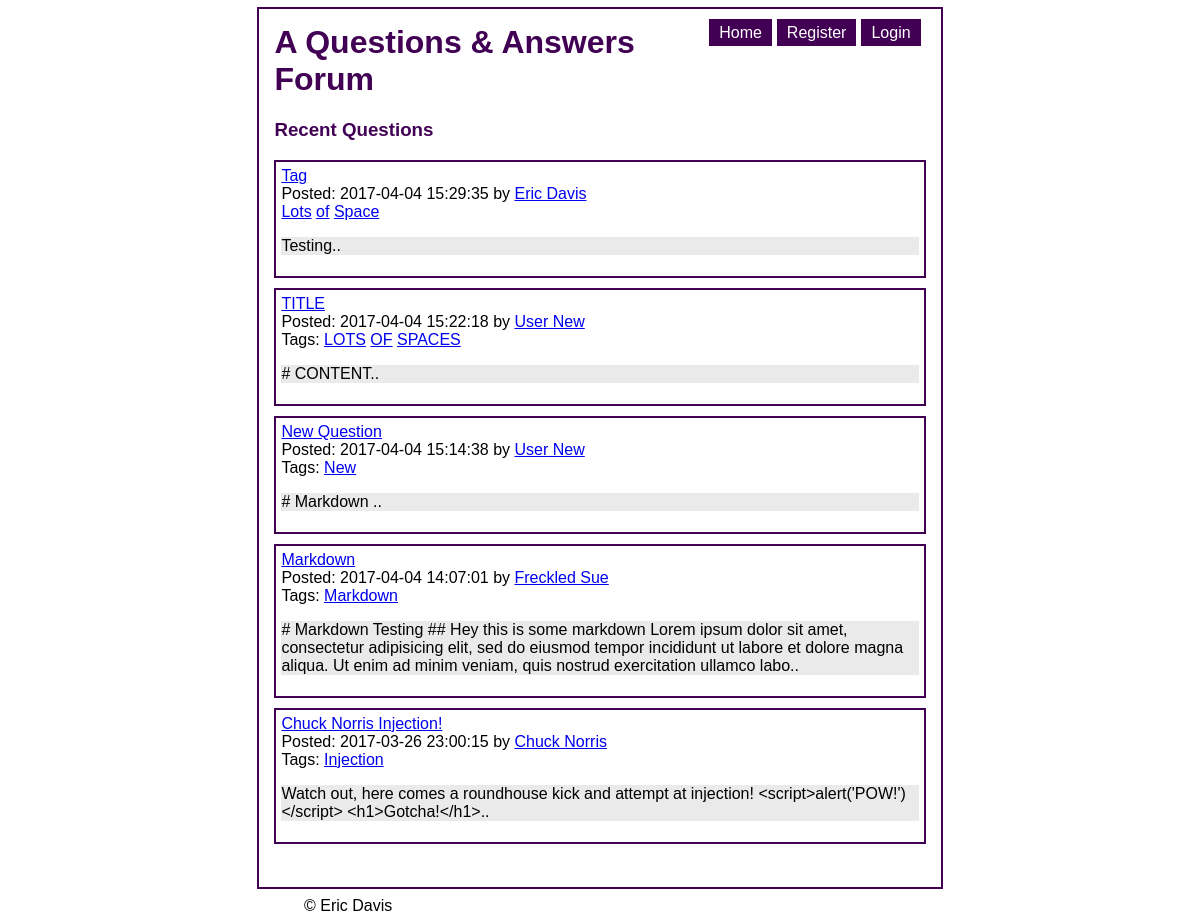
The page /index on the database as committed earlier.
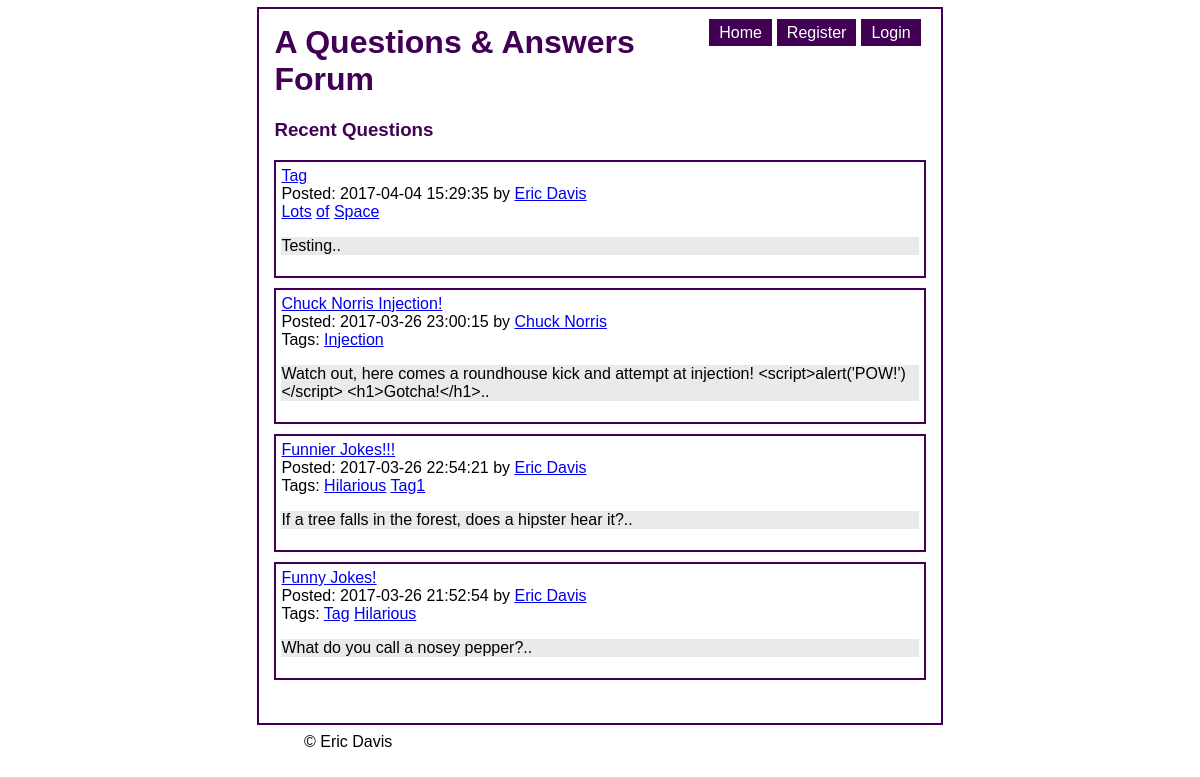
The same page on the database as committed later.
### tables this page shows
CREATE TABLE Questions (QuestionID INTEGER PRIMARY KEY AUTOINCREMENT NOT NULL, Date DATE NOT NULL, Title TEXT NOT NULL, Content TEXT NOT NULL, Tags TEXT, UserID INTEGER REFERENCES Users (UserID) NOT NULL);

CREATE TABLE Users (UserID INTEGER PRIMARY KEY AUTOINCREMENT NOT NULL UNIQUE, FirstName TEXT NOT NULL, LastName TEXT NOT NULL, Email TEXT NOT NULL, Password TEXT NOT NULL);

### controllers/questions.inc (called while the page is built, shortened)
<?php
include_once "include/util.inc";
include_once 'models/User.inc';
include_once 'models/Question.inc';
function get_questions($params) {
    $questions = Question::retrieveRecentQuestions();
    renderTemplate(
        "views/recent_questions_view.inc",
        array(
            'title' => 'A Questions & Answers Forum',
            'subtitle' => 'Recent Questions',
            'questions' => $questions,
            'newQuestionButtonText' => '[Post New Question]'
        )
    );
}

### controllers/index.inc (called while the page is built)
<?php
include_once "include/util.inc";
include_once "controllers/questions.inc";
function get_index($params) {
    get_questions($params);
}

### models/Question.inc (called while the page is built, shortened)
<?php
require_once 'models/Model.inc';
class Question extends Model {
    private $date;
    private $title;
    private $content;
    private $tags;
    private $userId;
    public function getDate() {
        return $this->date;
    }
    public function setDate($date) {
        $this->date = $date;
    }
    public function getTitle() {
        return $this->title;
    }
    public function setTitle($title) {
        $this->title = $title;
    }
    public function getContent() {
        return $this->content;
    }
    public function setContent($content) {
        $this->content = $content;
    }
    public function getTags() {
        return $this->tags;
    }
    public function setTags($tags) {
        $this->tags = $tags;
    }
    public function getUserId() {
        return $this->userId;
    }
    public function setUserId($id) {
        $this->userId = $id;
    }
    public static function retrieveRecentQuestions($limit = 5) {
        $db = Db::getDb();
        $st = $db -> prepare('SELECT * FROM Questions ORDER BY Date DESC LIMIT :limit');
        $st->bindParam(':limit', $limit);
        $st -> execute();
        $rows = $st -> fetchAll(PDO::FETCH_ASSOC);
        return self::makeQuestionsFromRows($rows);
    }
    private static function makeQuestionFromRow($row) {
        $question = new Question($row['QuestionID'], $row['Date'], $row['Title'], $row['Content'], $row['Tags'], $row['UserID']);
        return $question;
    }
    private static function makeQuestionsFromRows($rows) {
        $result = array();
        foreach ($rows as $row) {
            $result[] = self::makeQuestionFromRow($row);
        }
        return $result;
    }
}

### models/Model.inc (called while the page is built, shortened)
<?php
include_once 'include/util.inc';
class Model {
    protected $id;
    public function getId() {
        return $this -> id;
    }
    public function setId($id) {
        $this -> id = $id;
        return $this;
    }
}

### models/User.inc (called while the page is built, shortened)
<?php
require_once 'models/Model.inc';
class User extends Model {
    private $firstName;
    private $lastName;
    public function getFirstName() {
        return $this->firstName;
    }
    public function setFirstName($name) {
        $this->firstName = $name;
    }
    public function getLastName() {
        return $this->lastName;
    }
    public function setLastName($name) {
        $this->lastName = $name;
    }
    public static function getFullName($id) {
        $user = self::retrieveUserById($id);
        if ($user) {
            return $user->getFirstName() . " " . $user->getLastName();
        }
        return false;
    }
    public static function retrieveUserById($id) {
        $db = Db::getDb();
        $sql = "SELECT * FROM Users WHERE UserID = :id";
        $statement = $db -> prepare($sql);
        $statement -> bindParam(':id', $id);
        $statement -> execute();
        $row = $statement->fetch(PDO::FETCH_ASSOC);
        return self::makeUserFromRow($row);
    }
    public static function makeUserFromRow($row) {
        $user = new User($row['UserID'], $row['FirstName'], $row['LastName'], $row['Email'], $row['Password']);
        return $user;
    }
}

### views/cache_recent_questions_view.inc (the view, shortened to what this page needs)
<?php include_once 'include/util.inc' ?>
<!DOCTYPE html>
<html>
    <head>
        <link rel="stylesheet" href="/lab/lab3/css/style.css" />
    </head>
    <body>
        <div id="content-wrapper">
            <div id="nav">
                <ul>
                    <?php if (isLoggedIn()) : ?>
                    <li><a href="/lab/lab3/logout">Logout</a></li>
                    <li><a href="/lab/lab3/user/view_user/<?php echo(safeParam($_SESSION, 'UserID', false)); ?>">My Profile</a></li>
                    <?php  else : ?>
                    <li><a href="/lab/lab3/login">Login</a></li>
                    <li><a href="/lab/lab3/user/register">Register</a></li>
                    <?php  endif; ?>
                    <li><a href="/lab/lab3/index">Home</a></li>
                </ul>
            </div>
<h1> <?php echo( isset($title) ? $title : '' ); ?></h1>
<h3><?php echo( isset($subtitle) ? $subtitle : '' ); ?></h3>
<?php  foreach ($questions as $question): ?>
    <div class="question">
    <a href="/lab/lab3/questions/view_question/<?php echo($question->getId()); ?>"> <?php echo( $question->getTitle() ); ?></a>
    <br />
    Posted: <?php echo( $question->getDate() ); ?> by <a href="/lab/lab3/user/view_user/<?php echo( $question->getUserId() ); ?>"><?php echo( User::getFullName($question->getUserId()) ); ?></a>
    <br />
    <span>
<?php
    $tags = explode(' ', $question->getTags());
    if ($tags[0]) {
        echo "Tags:";
    }
    foreach($tags as $tag) :
?>
    <a href="/lab/lab3/tag/view_questions/<?php echo( $tag ); ?>"><?php echo( $tag ); ?></a>
<?php   endforeach; ?>
</span>
    <p class="question-content"> <?php echo( substr($question->getContent(), 0, 240).".." ); ?></p>
</div>
<?php  endforeach; ?>
<br />
</div>
<footer>
    &copy; Eric Davis
</footer>
</body>
</html>

### urlrouter.php (shortened to what this page needs)
<?php
function routeUrl() {
    $method = $_SERVER['REQUEST_METHOD'];
    $requestURI = explode('/', $_SERVER['REQUEST_URI']);
    $scriptName = explode('/', $_SERVER['SCRIPT_NAME']);
    for ($i = 0; $i < sizeof($scriptName); $i++) {
        if (strtolower($requestURI[$i]) == strtolower($scriptName[$i])) {
            unset($requestURI[$i]);
        }
    }
    $command = array_values($requestURI);
    $controller = 'controllers/' . $command[0] . '.inc';
    $func = strtolower($method) . '_' . (isset($command[1]) ? $command[1] : 'index');
    $params = array_slice($command, 2);
    if (file_exists($controller)) {
        if (function_exists($func)) {
            $func($params);
            exit();
        }
        else {
            die("Command '$func' doesn't exist.");
        }
    } else {
        die("Controller '$controller' doesn't exist.");
    }
}
routeUrl();

### include/util.inc (shortened to what this page needs)
<?php
function isLoggedIn() {
    return false;
}
function __cacheName($view) {
    $cachePath = explode('/', $view);
    $idx = sizeof($cachePath) - 1;
    $cachePath[$idx] = 'cache_' . $cachePath[$idx];
    return implode('/', $cachePath);
}
function renderTemplate($view, $params) {
    $cacheName = __cacheName($view);
    if (file_exists($cacheName) && (filemtime($cacheName) >= filemtime($view))) {
        $contents = file_get_contents($cacheName);
    }
    extract($params);
    eval("?>" . $contents);
    $result = ob_get_contents();
    echo $result;
}
?>

### css/style.css (style rules this page uses)
body { font-family: helvetica, arial; }
.question { border: 2px solid #410054; margin-bottom: 10px; padding: 5px; }
.question-content { background-color: #eaeaea; }
#content-wrapper { width: 55%; margin-left: auto; margin-right: auto; margin-top: 2%; outline: 2px solid #410054; outline-offset: 15px; }
h1, h2, h3 { color: #410054; }
footer { width: 50%; margin-left: auto; margin-right: auto; margin-top: 25px; }
#nav li { border-right: 5px solid #ffffff; display: inline; float: right; text-align: center; }
#nav a { background-color: #410054; color: white; padding: 5px 10px 5px 10px; text-decoration: none; }

Rows that differ between the two databases and show on the page:
removed questions: Title "TITLE", Date "2017-04-04 15:22:18", UserID.LastName "User New", shows "Tags:", Tags "LOTS", Tags "OF", Tags "SPACES", Content "# CONTENT", shown under "Recent Questions"
removed questions: Title "New Question", Date "2017-04-04 15:14:38", UserID.LastName "User New", shows "Tags:", Tags "New", Content "# Markdown"
removed questions: Title "Markdown", Date "2017-04-04 14:07:01", UserID.LastName "Freckled Sue", shows "Tags:", Tags "Markdown", Content "# Markdown Testing ## Hey this is some markdown Lorem ipsum dolor sit amet, consectetur adipisicing elit, sed do eiusmod tempor incididunt ut labore et dolore magna aliqua. Ut enim ad minim veniam, quis nostrud exercitation ullamco labo"
now on this page (row unchanged): questions: Title "Funnier Jokes!!!", Date "2017-03-26 22:54:21", UserID.LastName "Eric Davis", shows "Tags:", Tags "Hilarious", Tags "Tag1", Content "If a tree falls in the forest, does a hipster hear it?", shown under "Recent Questions"
now on this page (row unchanged): questions: Title "Funny Jokes!", Date "2017-03-26 21:52:54", UserID.LastName "Eric Davis", shows "Tags:", Tags "Tag", Tags "Hilarious", Content "What do you call a nosey pepper?", shown under "Recent Questions"
